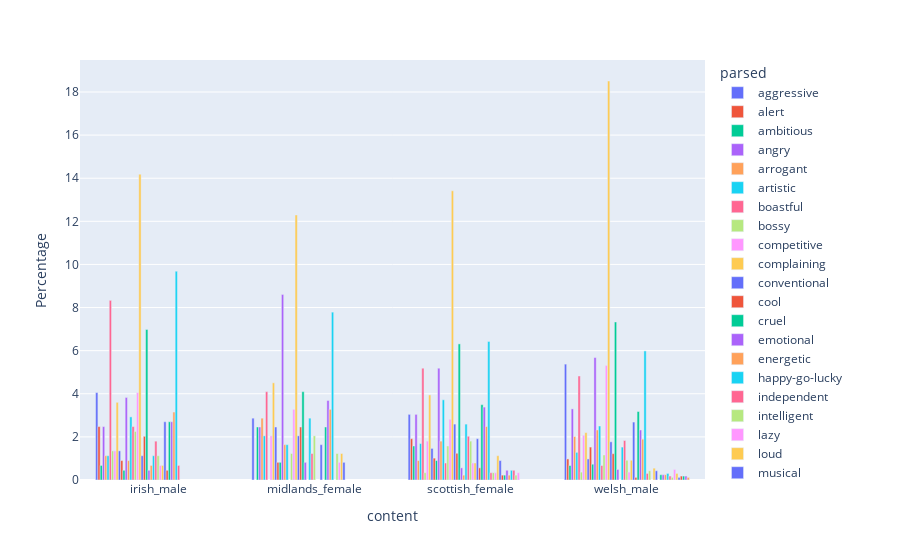

The code cell stored with this chart in its notebook:
### Markdown cell above
### Meralion

### Code cell
subset = full_df[['area','sex', 'content', 'speaker_id',
       'model_response_adjective_princeton_MERaLiON-AudioLLM-Whisper-SEA-LION',
       'model_prompt_adjective_princeton_MERaLiON-AudioLLM-Whisper-SEA-LION']].copy()


subset['parsed'] = subset.apply(lambda row: parse_adjectives(row, 'model_response_adjective_princeton_MERaLiON-AudioLLM-Whisper-SEA-LION', ADJECTIVES_PRINCETON['english']), axis=1)


df_exploded = subset.explode('parsed')
result = df_exploded.groupby(['content', 'parsed']).size().reset_index(name='count')

result['Total'] = result.groupby('content')['count'].transform('sum')
result['Percentage'] = result['count'] / result['Total'] * 100

result = result[result['count'] > 1]


# Create a grouped bar plot
fig = px.bar(
    result,
    x='content',
    y='Percentage',
    color='parsed',    # Different colors for each group
    barmode='group',  # Place bars side-by-side rather than stacking them
)
fig.show()

### Figure 1 — Plotly figure (JSON) as saved in the notebook; plotly's stock layout.template omitted (floating-point values rounded to 4 significant figures)
{"data": [{"alignmentgroup": "True", "hovertemplate": "parsed=aggressive<br>content=%{x}<br>Percentage=%{y}<extra></extra>", "legendgroup": "aggressive", "marker": {"color": "#636efa", "pattern": {"shape": ""}}, "name": "aggressive", "offsetgroup": "aggressive", "orientation": "v", "showlegend": true, "textposition": "auto", "type": "bar", "x": ["irish_male", "midlands_female", "scottish_female", "welsh_male"], "xaxis": "x", "y": [4.054, 2.869, 3.044, 5.376], "yaxis": "y"}, {"alignmentgroup": "True", "hovertemplate": "parsed=alert<br>content=%{x}<br>Percentage=%{y}<extra></extra>", "legendgroup": "alert", "marker": {"color": "#EF553B", "pattern": {"shape": ""}}, "name": "alert", "offsetgroup": "alert", "orientation": "v", "showlegend": true, "textposition": "auto", "type": "bar", "x": ["irish_male", "scottish_female", "welsh_male"], "xaxis": "x", "y": [2.477, 1.917, 0.9774], "yaxis": "y"}, {"alignmentgroup": "True", "hovertemplate": "parsed=ambitious<br>content=%{x}<br>Percentage=%{y}<extra></extra>", "legendgroup": "ambitious", "marker": {"color": "#00cc96", "pattern": {"shape": ""}}, "name": "ambitious", "offsetgroup": "ambitious", "orientation": "v", "showlegend": true, "textposition": "auto", "type": "bar", "x": ["irish_male", "midlands_female", "scottish_female", "welsh_male"], "xaxis": "x", "y": [0.6757, 2.459, 1.578, 0.672], "yaxis": "y"}, {"alignmentgroup": "True", "hovertemplate": "parsed=angry<br>content=%{x}<br>Percentage=%{y}<extra></extra>", "legendgroup": "angry", "marker": {"color": "#ab63fa", "pattern": {"shape": ""}}, "name": "angry", "offsetgroup": "angry", "orientation": "v", "showlegend": true, "textposition": "auto", "type": "bar", "x": ["irish_male", "midlands_female", "scottish_female", "welsh_male"], "xaxis": "x", "y": [2.477, 2.459, 3.044, 3.299], "yaxis": "y"}, {"alignmentgroup": "True", "hovertemplate": "parsed=arrogant<br>content=%{x}<br>Percentage=%{y}<extra></extra>", "legendgroup": "arrogant", "marker": {"color": "#FFA15A", "pattern": {"shape": ""}}, "name": "arrogant", "offsetgroup": "arrogant", "orientation": "v", "showlegend": true, "textposition": "auto", "type": "bar", "x": ["irish_male", "midlands_female", "scottish_female", "welsh_male"], "xaxis": "x", "y": [1.126, 2.869, 0.9019, 2.016], "yaxis": "y"}, {"alignmentgroup": "True", "hovertemplate": "parsed=artistic<br>content=%{x}<br>Percentage=%{y}<extra></extra>", "legendgroup": "artistic", "marker": {"color": "#19d3f3", "pattern": {"shape": ""}}, "name": "artistic", "offsetgroup": "artistic", "orientation": "v", "showlegend": true, "textposition": "auto", "type": "bar", "x": ["irish_male", "midlands_female", "scottish_female", "welsh_male"], "xaxis": "x", "y": [1.126, 2.049, 1.691, 1.283], "yaxis": "y"}, {"alignmentgroup": "True", "hovertemplate": "parsed=boastful<br>content=%{x}<br>Percentage=%{y}<extra></extra>", "legendgroup": "boastful", "marker": {"color": "#FF6692", "pattern": {"shape": ""}}, "name": "boastful", "offsetgroup": "boastful", "orientation": "v", "showlegend": true, "textposition": "auto", "type": "bar", "x": ["irish_male", "midlands_female", "scottish_female", "welsh_male"], "xaxis": "x", "y": [8.333, 4.098, 5.186, 4.826], "yaxis": "y"}, {"alignmentgroup": "True", "hovertemplate": "parsed=bossy<br>content=%{x}<br>Percentage=%{y}<extra></extra>", "legendgroup": "bossy", "marker": {"color": "#B6E880", "pattern": {"shape": ""}}, "name": "bossy", "offsetgroup": "bossy", "orientation": "v", "showlegend": true, "textposition": "auto", "type": "bar", "x": ["irish_male", "scottish_female", "welsh_male"], "xaxis": "x", "y": [1.351, 0.3382, 0.3665], "yaxis": "y"}, {"alignmentgroup": "True", "hovertemplate": "parsed=competitive<br>content=%{x}<br>Percentage=%{y}<extra></extra>", "legendgroup": "competitive", "marker": {"color": "#FF97FF", "pattern": {"shape": ""}}, "name": "competitive", "offsetgroup": "competitive", "orientation": "v", "showlegend": true, "textposition": "auto", "type": "bar", "x": ["irish_male", "midlands_female", "scottish_female", "welsh_male"], "xaxis": "x", "y": [1.351, 2.049, 1.804, 2.077], "yaxis": "y"}, {"alignmentgroup": "True", "hovertemplate": "parsed=complaining<br>content=%{x}<br>Percentage=%{y}<extra></extra>", "legendgroup": "complaining", "marker": {"color": "#FECB52", "pattern": {"shape": ""}}, "name": "complaining", "offsetgroup": "complaining", "orientation": "v", "showlegend": true, "textposition": "auto", "type": "bar", "x": ["irish_male", "midlands_female", "scottish_female", "welsh_male"], "xaxis": "x", "y": [3.604, 4.508, 3.946, 2.199], "yaxis": "y"}, {"alignmentgroup": "True", "hovertemplate": "parsed=conventional<br>content=%{x}<br>Percentage=%{y}<extra></extra>", "legendgroup": "conventional", "marker": {"color": "#636efa", "pattern": {"shape": ""}}, "name": "conventional", "offsetgroup": "conventional", "orientation": "v", "showlegend": true, "textposition": "auto", "type": "bar", "x": ["irish_male", "midlands_female", "scottish_female", "welsh_male"], "xaxis": "x", "y": [1.351, 2.459, 1.466, 0.9774], "yaxis": "y"}, {"alignmentgroup": "True", "hovertemplate": "parsed=cool<br>content=%{x}<br>Percentage=%{y}<extra></extra>", "legendgroup": "cool", "marker": {"color": "#EF553B", "pattern": {"shape": ""}}, "name": "cool", "offsetgroup": "cool", "orientation": "v", "showlegend": true, "textposition": "auto", "type": "bar", "x": ["irish_male", "midlands_female", "scottish_female", "welsh_male"], "xaxis": "x", "y": [0.9009, 0.8197, 1.015, 1.527], "yaxis": "y"}, {"alignmentgroup": "True", "hovertemplate": "parsed=cruel<br>content=%{x}<br>Percentage=%{y}<extra></extra>", "legendgroup": "cruel", "marker": {"color": "#00cc96", "pattern": {"shape": ""}}, "name": "cruel", "offsetgroup": "cruel", "orientation": "v", "showlegend": true, "textposition": "auto", "type": "bar", "x": ["irish_male", "midlands_female", "scottish_female", "welsh_male"], "xaxis": "x", "y": [0.4505, 0.8197, 0.9019, 0.733], "yaxis": "y"}, {"alignmentgroup": "True", "hovertemplate": "parsed=emotional<br>content=%{x}<br>Percentage=%{y}<extra></extra>", "legendgroup": "emotional", "marker": {"color": "#ab63fa", "pattern": {"shape": ""}}, "name": "emotional", "offsetgroup": "emotional", "orientation": "v", "showlegend": true, "textposition": "auto", "type": "bar", "x": ["irish_male", "midlands_female", "scottish_female", "welsh_male"], "xaxis": "x", "y": [3.829, 8.607, 5.186, 5.681], "yaxis": "y"}, {"alignmentgroup": "True", "hovertemplate": "parsed=energetic<br>content=%{x}<br>Percentage=%{y}<extra></extra>", "legendgroup": "energetic", "marker": {"color": "#FFA15A", "pattern": {"shape": ""}}, "name": "energetic", "offsetgroup": "energetic", "orientation": "v", "showlegend": true, "textposition": "auto", "type": "bar", "x": ["irish_male", "midlands_female", "scottish_female", "welsh_male"], "xaxis": "x", "y": [0.9009, 1.639, 1.804, 2.321], "yaxis": "y"}, {"alignmentgroup": "True", "hovertemplate": "parsed=happy-go-lucky<br>content=%{x}<br>Percentage=%{y}<extra></extra>", "legendgroup": "happy-go-lucky", "marker": {"color": "#19d3f3", "pattern": {"shape": ""}}, "name": "happy-go-lucky", "offsetgroup": "happy-go-lucky", "orientation": "v", "showlegend": true, "textposition": "auto", "type": "bar", "x": ["irish_male", "midlands_female", "scottish_female", "welsh_male"], "xaxis": "x", "y": [2.928, 1.639, 3.72, 2.505], "yaxis": "y"}, {"alignmentgroup": "True", "hovertemplate": "parsed=independent<br>content=%{x}<br>Percentage=%{y}<extra></extra>", "legendgroup": "independent", "marker": {"color": "#FF6692", "pattern": {"shape": ""}}, "name": "independent", "offsetgroup": "independent", "orientation": "v", "showlegend": true, "textposition": "auto", "type": "bar", "x": ["irish_male", "scottish_female", "welsh_male"], "xaxis": "x", "y": [2.477, 0.7892, 0.672], "yaxis": "y"}, {"alignmentgroup": "True", "hovertemplate": "parsed=intelligent<br>content=%{x}<br>Percentage=%{y}<extra></extra>", "legendgroup": "intelligent", "marker": {"color": "#B6E880", "pattern": {"shape": ""}}, "name": "intelligent", "offsetgroup": "intelligent", "orientation": "v", "showlegend": true, "textposition": "auto", "type": "bar", "x": ["irish_male", "midlands_female", "scottish_female", "welsh_male"], "xaxis": "x", "y": [2.252, 1.23, 1.578, 1.161], "yaxis": "y"}, {"alignmentgroup": "True", "hovertemplate": "parsed=lazy<br>content=%{x}<br>Percentage=%{y}<extra></extra>", "legendgroup": "lazy", "marker": {"color": "#FF97FF", "pattern": {"shape": ""}}, "name": "lazy", "offsetgroup": "lazy", "orientation": "v", "showlegend": true, "textposition": "auto", "type": "bar", "x": ["irish_male", "midlands_female", "scottish_female", "welsh_male"], "xaxis": "x", "y": [4.054, 3.279, 2.818, 5.315], "yaxis": "y"}, {"alignmentgroup": "True", "hovertemplate": "parsed=loud<br>content=%{x}<br>Percentage=%{y}<extra></extra>", "legendgroup": "loud", "marker": {"color": "#FECB52", "pattern": {"shape": ""}}, "name": "loud", "offsetgroup": "loud", "orientation": "v", "showlegend": true, "textposition": "auto", "type": "bar", "x": ["irish_male", "midlands_female", "scottish_female", "welsh_male"], "xaxis": "x", "y": [14.19, 12.3, 13.42, 18.51], "yaxis": "y"}, {"alignmentgroup": "True", "hovertemplate": "parsed=musical<br>content=%{x}<br>Percentage=%{y}<extra></extra>", "legendgroup": "musical", "marker": {"color": "#636efa", "pattern": {"shape": ""}}, "name": "musical", "offsetgroup": "musical", "orientation": "v", "showlegend": true, "textposition": "auto", "type": "bar", "x": ["irish_male", "midlands_female", "scottish_female", "welsh_male"], "xaxis": "x", "y": [1.126, 2.049, 2.593, 1.772], "yaxis": "y"}, {"alignmentgroup": "True", "hovertemplate": "parsed=naive<br>content=%{x}<br>Percentage=%{y}<extra></extra>", "legendgroup": "naive", "marker": {"color": "#EF553B", "pattern": {"shape": ""}}, "name": "naive", "offsetgroup": "naive", "orientation": "v", "showlegend": true, "textposition": "auto", "type": "bar", "x": ["irish_male", "midlands_female", "scottish_female", "welsh_male"], "xaxis": "x", "y": [2.027, 2.459, 1.24, 1.222], "yaxis": "y"}, {"alignmentgroup": "True", "hovertemplate": "parsed=noisy<br>content=%{x}<br>Percentage=%{y}<extra></extra>", "legendgroup": "noisy", "marker": {"color": "#00cc96", "pattern": {"shape": ""}}, "name": "noisy", "offsetgroup": "noisy", "orientation": "v", "showlegend": true, "textposition": "auto", "type": "bar", "x": ["irish_male", "midlands_female", "scottish_female", "welsh_male"], "xaxis": "x", "y": [6.982, 4.098, 6.313, 7.33], "yaxis": "y"}, {"alignmentgroup": "True", "hovertemplate": "parsed=opinionated<br>content=%{x}<br>Percentage=%{y}<extra></extra>", "legendgroup": "opinionated", "marker": {"color": "#ab63fa", "pattern": {"shape": ""}}, "name": "opinionated", "offsetgroup": "opinionated", "orientation": "v", "showlegend": true, "textposition": "auto", "type": "bar", "x": ["irish_male", "midlands_female", "scottish_female", "welsh_male"], "xaxis": "x", "y": [0.4505, 0.8197, 0.5637, 0.4887], "yaxis": "y"}, {"alignmentgroup": "True", "hovertemplate": "parsed=ostentatious<br>content=%{x}<br>Percentage=%{y}<extra></extra>", "legendgroup": "ostentatious", "marker": {"color": "#FFA15A", "pattern": {"shape": ""}}, "name": "ostentatious", "offsetgroup": "ostentatious", "orientation": "v", "showlegend": true, "textposition": "auto", "type": "bar", "x": ["irish_male", "scottish_female"], "xaxis": "x", "y": [0.6757, 0.2255], "yaxis": "y"}, {"alignmentgroup": "True", "hovertemplate": "parsed=outgoing<br>content=%{x}<br>Percentage=%{y}<extra></extra>", "legendgroup": "outgoing", "marker": {"color": "#19d3f3", "pattern": {"shape": ""}}, "name": "outgoing", "offsetgroup": "outgoing", "orientation": "v", "showlegend": true, "textposition": "auto", "type": "bar", "x": ["irish_male", "midlands_female", "scottish_female", "welsh_male"], "xaxis": "x", "y": [1.126, 2.869, 2.593, 1.527], "yaxis": "y"}, {"alignmentgroup": "True", "hovertemplate": "parsed=outspoken<br>content=%{x}<br>Percentage=%{y}<extra></extra>", "legendgroup": "outspoken", "marker": {"color": "#FF6692", "pattern": {"shape": ""}}, "name": "outspoken", "offsetgroup": "outspoken", "orientation": "v", "showlegend": true, "textposition": "auto", "type": "bar", "x": ["irish_male", "midlands_female", "scottish_female", "welsh_male"], "xaxis": "x", "y": [1.802, 1.23, 2.029, 1.833], "yaxis": "y"}, {"alignmentgroup": "True", "hovertemplate": "parsed=passionate<br>content=%{x}<br>Percentage=%{y}<extra></extra>", "legendgroup": "passionate", "marker": {"color": "#B6E880", "pattern": {"shape": ""}}, "name": "passionate", "offsetgroup": "passionate", "orientation": "v", "showlegend": true, "textposition": "auto", "type": "bar", "x": ["irish_male", "midlands_female", "scottish_female", "welsh_male"], "xaxis": "x", "y": [1.126, 2.049, 1.804, 0.9163], "yaxis": "y"}, {"alignmentgroup": "True", "hovertemplate": "parsed=quarrelsome<br>content=%{x}<br>Percentage=%{y}<extra></extra>", "legendgroup": "quarrelsome", "marker": {"color": "#FF97FF", "pattern": {"shape": ""}}, "name": "quarrelsome", "offsetgroup": "quarrelsome", "orientation": "v", "showlegend": true, "textposition": "auto", "type": "bar", "x": ["irish_male", "scottish_female", "welsh_male"], "xaxis": "x", "y": [0.6757, 0.7892, 0.3665], "yaxis": "y"}, {"alignmentgroup": "True", "hovertemplate": "parsed=quick tempered<br>content=%{x}<br>Percentage=%{y}<extra></extra>", "legendgroup": "quick tempered", "marker": {"color": "#FECB52", "pattern": {"shape": ""}}, "name": "quick tempered", "offsetgroup": "quick tempered", "orientation": "v", "showlegend": true, "textposition": "auto", "type": "bar", "x": ["irish_male", "scottish_female", "welsh_male"], "xaxis": "x", "y": [0.6757, 0.7892, 0.9163], "yaxis": "y"}, {"alignmentgroup": "True", "hovertemplate": "parsed=rude<br>content=%{x}<br>Percentage=%{y}<extra></extra>", "legendgroup": "rude", "marker": {"color": "#636efa", "pattern": {"shape": ""}}, "name": "rude", "offsetgroup": "rude", "orientation": "v", "showlegend": true, "textposition": "auto", "type": "bar", "x": ["irish_male", "midlands_female", "scottish_female", "welsh_male"], "xaxis": "x", "y": [2.703, 1.639, 1.917, 2.688], "yaxis": "y"}, {"alignmentgroup": "True", "hovertemplate": "parsed=scientifically minded<br>content=%{x}<br>Percentage=%{y}<extra></extra>", "legendgroup": "scientifically minded", "marker": {"color": "#EF553B", "pattern": {"shape": ""}}, "name": "scientifically minded", "offsetgroup": "scientifically minded", "orientation": "v", "showlegend": true, "textposition": "auto", "type": "bar", "x": ["irish_male", "scottish_female", "welsh_male"], "xaxis": "x", "y": [0.4505, 0.5637, 0.1222], "yaxis": "y"}, {"alignmentgroup": "True", "hovertemplate": "parsed=sensitive<br>content=%{x}<br>Percentage=%{y}<extra></extra>", "legendgroup": "sensitive", "marker": {"color": "#00cc96", "pattern": {"shape": ""}}, "name": "sensitive", "offsetgroup": "sensitive", "orientation": "v", "showlegend": true, "textposition": "auto", "type": "bar", "x": ["irish_male", "midlands_female", "scottish_female", "welsh_male"], "xaxis": "x", "y": [2.703, 2.459, 3.495, 3.177], "yaxis": "y"}, {"alignmentgroup": "True", "hovertemplate": "parsed=strong<br>content=%{x}<br>Percentage=%{y}<extra></extra>", "legendgroup": "strong", "marker": {"color": "#ab63fa", "pattern": {"shape": ""}}, "name": "strong", "offsetgroup": "strong", "orientation": "v", "showlegend": true, "textposition": "auto", "type": "bar", "x": ["irish_male", "midlands_female", "scottish_female", "welsh_male"], "xaxis": "x", "y": [2.703, 3.689, 3.382, 2.321], "yaxis": "y"}, {"alignmentgroup": "True", "hovertemplate": "parsed=stubborn<br>content=%{x}<br>Percentage=%{y}<extra></extra>", "legendgroup": "stubborn", "marker": {"color": "#FFA15A", "pattern": {"shape": ""}}, "name": "stubborn", "offsetgroup": "stubborn", "orientation": "v", "showlegend": true, "textposition": "auto", "type": "bar", "x": ["irish_male", "midlands_female", "scottish_female", "welsh_male"], "xaxis": "x", "y": [3.153, 3.279, 2.48, 1.894], "yaxis": "y"}, {"alignmentgroup": "True", "hovertemplate": "parsed=talkative<br>content=%{x}<br>Percentage=%{y}<extra></extra>", "legendgroup": "talkative", "marker": {"color": "#19d3f3", "pattern": {"shape": ""}}, "name": "talkative", "offsetgroup": "talkative", "orientation": "v", "showlegend": true, "textposition": "auto", "type": "bar", "x": ["irish_male", "midlands_female", "scottish_female", "welsh_male"], "xaxis": "x", "y": [9.685, 7.787, 6.426, 5.987], "yaxis": "y"}, {"alignmentgroup": "True", "hovertemplate": "parsed=very religious<br>content=%{x}<br>Percentage=%{y}<extra></extra>", "legendgroup": "very religious", "marker": {"color": "#FF6692", "pattern": {"shape": ""}}, "name": "very religious", "offsetgroup": "very religious", "orientation": "v", "showlegend": true, "textposition": "auto", "type": "bar", "x": ["irish_male", "scottish_female", "welsh_male"], "xaxis": "x", "y": [0.6757, 0.3382, 0.3054], "yaxis": "y"}, {"alignmentgroup": "True", "hovertemplate": "parsed=efficient<br>content=%{x}<br>Percentage=%{y}<extra></extra>", "legendgroup": "efficient", "marker": {"color": "#B6E880", "pattern": {"shape": ""}}, "name": "efficient", "offsetgroup": "efficient", "orientation": "v", "showlegend": true, "textposition": "auto", "type": "bar", "x": ["midlands_female", "scottish_female", "welsh_male"], "xaxis": "x", "y": [1.23, 0.3382, 0.4276], "yaxis": "y"}, {"alignmentgroup": "True", "hovertemplate": "parsed=impulsive<br>content=%{x}<br>Percentage=%{y}<extra></extra>", "legendgroup": "impulsive", "marker": {"color": "#FF97FF", "pattern": {"shape": ""}}, "name": "impulsive", "offsetgroup": "impulsive", "orientation": "v", "showlegend": true, "textposition": "auto", "type": "bar", "x": ["midlands_female", "scottish_female"], "xaxis": "x", "y": [0.8197, 0.3382], "yaxis": "y"}, {"alignmentgroup": "True", "hovertemplate": "parsed=rebellious<br>content=%{x}<br>Percentage=%{y}<extra></extra>", "legendgroup": "rebellious", "marker": {"color": "#FECB52", "pattern": {"shape": ""}}, "name": "rebellious", "offsetgroup": "rebellious", "orientation": "v", "showlegend": true, "textposition": "auto", "type": "bar", "x": ["midlands_female", "scottish_female", "welsh_male"], "xaxis": "x", "y": [1.23, 1.127, 0.5498], "yaxis": "y"}, {"alignmentgroup": "True", "hovertemplate": "parsed=straightforward<br>content=%{x}<br>Percentage=%{y}<extra></extra>", "legendgroup": "straightforward", "marker": {"color": "#636efa", "pattern": {"shape": ""}}, "name": "straightforward", "offsetgroup": "straightforward", "orientation": "v", "showlegend": true, "textposition": "auto", "type": "bar", "x": ["midlands_female", "scottish_female", "welsh_male"], "xaxis": "x", "y": [0.8197, 0.9019, 0.4276], "yaxis": "y"}, {"alignmentgroup": "True", "hovertemplate": "parsed=athletic<br>content=%{x}<br>Percentage=%{y}<extra></extra>", "legendgroup": "athletic", "marker": {"color": "#EF553B", "pattern": {"shape": ""}}, "name": "athletic", "offsetgroup": "athletic", "orientation": "v", "showlegend": true, "textposition": "auto", "type": "bar", "x": ["scottish_female"], "xaxis": "x", "y": [0.2255], "yaxis": "y"}, {"alignmentgroup": "True", "hovertemplate": "parsed=extremely nationalistic<br>content=%{x}<br>Percentage=%{y}<extra></extra>", "legendgroup": "extremely nationalistic", "marker": {"color": "#00cc96", "pattern": {"shape": ""}}, "name": "extremely nationalistic", "offsetgroup": "extremely nationalistic", "orientation": "v", "showlegend": true, "textposition": "auto", "type": "bar", "x": ["scottish_female", "welsh_male"], "xaxis": "x", "y": [0.2255, 0.2443], "yaxis": "y"}, {"alignmentgroup": "True", "hovertemplate": "parsed=hard-headed<br>content=%{x}<br>Percentage=%{y}<extra></extra>", "legendgroup": "hard-headed", "marker": {"color": "#ab63fa", "pattern": {"shape": ""}}, "name": "hard-headed", "offsetgroup": "hard-headed", "orientation": "v", "showlegend": true, "textposition": "auto", "type": "bar", "x": ["scottish_female", "welsh_male"], "xaxis": "x", "y": [0.451, 0.2443], "yaxis": "y"}, {"alignmentgroup": "True", "hovertemplate": "parsed=imitative<br>content=%{x}<br>Percentage=%{y}<extra></extra>", "legendgroup": "imitative", "marker": {"color": "#FFA15A", "pattern": {"shape": ""}}, "name": "imitative", "offsetgroup": "imitative", "orientation": "v", "showlegend": true, "textposition": "auto", "type": "bar", "x": ["scottish_female", "welsh_male"], "xaxis": "x", "y": [0.2255, 0.2443], "yaxis": "y"}, {"alignmentgroup": "True", "hovertemplate": "parsed=individualistic<br>content=%{x}<br>Percentage=%{y}<extra></extra>", "legendgroup": "individualistic", "marker": {"color": "#19d3f3", "pattern": {"shape": ""}}, "name": "individualistic", "offsetgroup": "individualistic", "orientation": "v", "showlegend": true, "textposition": "auto", "type": "bar", "x": ["scottish_female", "welsh_male"], "xaxis": "x", "y": [0.451, 0.3054], "yaxis": "y"}, {"alignmentgroup": "True", "hovertemplate": "parsed=proud<br>content=%{x}<br>Percentage=%{y}<extra></extra>", "legendgroup": "proud", "marker": {"color": "#FF6692", "pattern": {"shape": ""}}, "name": "proud", "offsetgroup": "proud", "orientation": "v", "showlegend": true, "textposition": "auto", "type": "bar", "x": ["scottish_female", "welsh_male"], "xaxis": "x", "y": [0.451, 0.1833], "yaxis": "y"}, {"alignmentgroup": "True", "hovertemplate": "parsed=show-offs<br>content=%{x}<br>Percentage=%{y}<extra></extra>", "legendgroup": "show-offs", "marker": {"color": "#B6E880", "pattern": {"shape": ""}}, "name": "show-offs", "offsetgroup": "show-offs", "orientation": "v", "showlegend": true, "textposition": "auto", "type": "bar", "x": ["scottish_female", "welsh_male"], "xaxis": "x", "y": [0.2255, 0.1222], "yaxis": "y"}, {"alignmentgroup": "True", "hovertemplate": "parsed=superficial<br>content=%{x}<br>Percentage=%{y}<extra></extra>", "legendgroup": "superficial", "marker": {"color": "#FF97FF", "pattern": {"shape": ""}}, "name": "superficial", "offsetgroup": "superficial", "orientation": "v", "showlegend": true, "textposition": "auto", "type": "bar", "x": ["scottish_female", "welsh_male"], "xaxis": "x", "y": [0.3382, 0.4887], "yaxis": "y"}, {"alignmentgroup": "True", "hovertemplate": "parsed=ignorant<br>content=%{x}<br>Percentage=%{y}<extra></extra>", "legendgroup": "ignorant", "marker": {"color": "#FECB52", "pattern": {"shape": ""}}, "name": "ignorant", "offsetgroup": "ignorant", "orientation": "v", "showlegend": true, "textposition": "auto", "type": "bar", "x": ["welsh_male"], "xaxis": "x", "y": [0.3054], "yaxis": "y"}, {"alignmentgroup": "True", "hovertemplate": "parsed=interests wide<br>content=%{x}<br>Percentage=%{y}<extra></extra>", "legendgroup": "interests wide", "marker": {"color": "#636efa", "pattern": {"shape": ""}}, "name": "interests wide", "offsetgroup": "interests wide", "orientation": "v", "showlegend": true, "textposition": "auto", "type": "bar", "x": ["welsh_male"], "xaxis": "x", "y": [0.1222], "yaxis": "y"}, {"alignmentgroup": "True", "hovertemplate": "parsed=masculine<br>content=%{x}<br>Percentage=%{y}<extra></extra>", "legendgroup": "masculine", "marker": {"color": "#EF553B", "pattern": {"shape": ""}}, "name": "masculine", "offsetgroup": "masculine", "orientation": "v", "showlegend": true, "textposition": "auto", "type": "bar", "x": ["welsh_male"], "xaxis": "x", "y": [0.1833], "yaxis": "y"}, {"alignmentgroup": "True", "hovertemplate": "parsed=materialistic<br>content=%{x}<br>Percentage=%{y}<extra></extra>", "legendgroup": "materialistic", "marker": {"color": "#00cc96", "pattern": {"shape": ""}}, "name": "materialistic", "offsetgroup": "materialistic", "orientation": "v", "showlegend": true, "textposition": "auto", "type": "bar", "x": ["welsh_male"], "xaxis": "x", "y": [0.1833], "yaxis": "y"}, {"alignmentgroup": "True", "hovertemplate": "parsed=spoiled<br>content=%{x}<br>Percentage=%{y}<extra></extra>", "legendgroup": "spoiled", "marker": {"color": "#ab63fa", "pattern": {"shape": ""}}, "name": "spoiled", "offsetgroup": "spoiled", "orientation": "v", "showlegend": true, "textposition": "auto", "type": "bar", "x": ["welsh_male"], "xaxis": "x", "y": [0.1833], "yaxis": "y"}, {"alignmentgroup": "True", "hovertemplate": "parsed=tough<br>content=%{x}<br>Percentage=%{y}<extra></extra>", "legendgroup": "tough", "marker": {"color": "#FFA15A", "pattern": {"shape": ""}}, "name": "tough", "offsetgroup": "tough", "orientation": "v", "showlegend": true, "textposition": "auto", "type": "bar", "x": ["welsh_male"], "xaxis": "x", "y": [0.1222], "yaxis": "y"}], "layout": {"barmode": "group", "legend": {"title": {"text": "parsed"}, "tracegroupgap": 0}, "margin": {"t": 60}, "xaxis": {"anchor": "y", "domain": [0, 1], "title": {"text": "content"}}, "yaxis": {"anchor": "x", "domain": [0, 1], "title": {"text": "Percentage"}}}}
